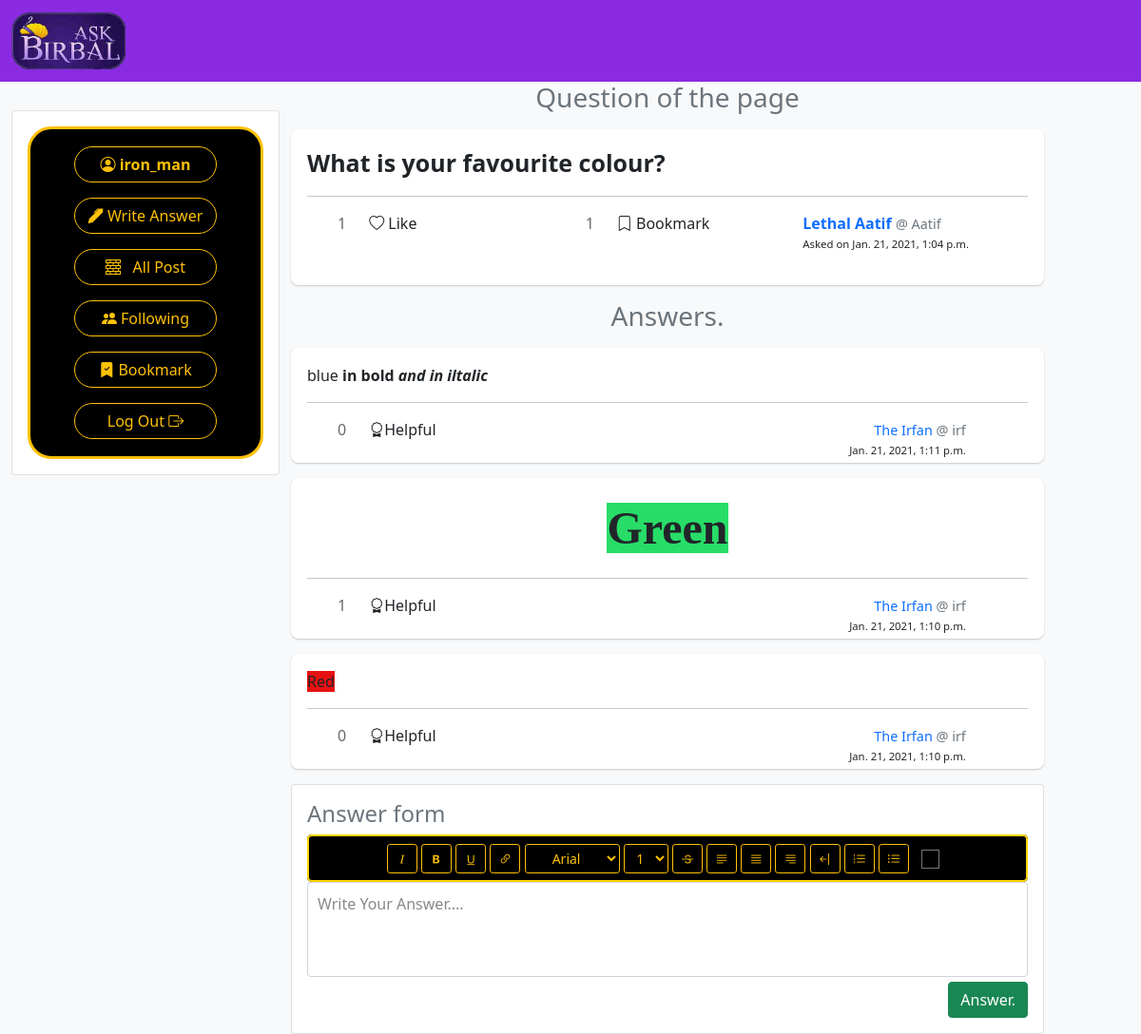
The app's page /answer/20 (signed in) with its own data.
### birbal/models.py (models this page shows)
class User(AbstractUser):
    pass

class Questions(models.Model):
    content = models.CharField(max_length=280)
    bookmark = models.ManyToManyField(User, related_name="bookmarked_que")
    likes = models.ManyToManyField(User, related_name="liked_posts")
    created_at = models.DateTimeField(auto_now_add=True)
    user = models.ForeignKey(User, on_delete=models.CASCADE, related_name="posts")

class Answers(models.Model):
    content = models.TextField()
    answerFor = models.ForeignKey(Questions, on_delete = models.CASCADE, related_name="answer_for")
    useful = models.ManyToManyField(User, related_name="useful_posts")
    created_at = models.DateTimeField(auto_now_add=True, blank=True)
    user = models.ForeignKey(User, on_delete=models.CASCADE, related_name="ans")

### birbal/views.py (the view)
# urls.py: path("answer/<int:postId>", views.answer, name="answer"),
def answer(request, postId):
    que_post = Questions.objects.get(id=postId)
    if request.method == "POST":
        if not request.user.is_authenticated:
            return HttpResponseRedirect(reverse("index"))
        ques = request.POST["answer"]
        Answers.objects.create(content=ques, user=request.user, answerFor= que_post)
        return HttpResponseRedirect(reverse("answer", args=(postId, )))
    else:
        ans_posts = Answers.objects.filter(answerFor=que_post).order_by("-created_at").all()
        return render(request, "birbal/answer.html", {
        "ans_posts": ans_posts ,
        "post": que_post
        })

### birbal/templates/birbal/answer.html (shortened to what this page needs)
{% extends "birbal/layout.html" %}
{% block body %}
<div class="text-muted" style="text-align: center;">
   <h3>
       Question of the page
    </h3>
</div>
<div class="card my-3" style="border-radius: 8px; border-color: transparent; box-shadow: 0 1px 2px rgba(0, 0, 0, 0.2);">
    <div class="card-body">
        <div class="card-text content" id="content{{ post.id }}" style="font-size: 25px; font-weight:bold;">
            {{ post.content }}
        </div>
        <hr>
        <div class="row">
            <div class="col-1" id="likes{{ post.id }}" style="color: #65676B; text-align: end;">
                {{ post.likes.all.count }}
            </div>
            {% if user.is_authenticated %}
            <div data-postid="{{ post.id }}" class="col-3 like">
                {% if user in post.likes.all %}
                <i class='bi bi-heart-fill' style="color: red;"></i> Liked
                {% else %}
                <i class='bi bi-heart'></i> Like
                {% endif %}
            </div>
            <div class="col-1" id="bm{{ post.id }}" style="color: #65676B; text-align: end;">
                {{ post.bookmark.all.count }}
            </div>
            <div data-postid="{{ post.id }}" class="col-3 bookmark">
                {% if user in post.bookmark.all %}
                <i class="bi bi-bookmark-check-fill"></i> Saved
                {% else %}
                <i class="bi bi-bookmark"></i> Bookmark
                {% endif %}
            </div>
            {% else %}
            <div class="col-3" data-bs-toggle="modal" data-bs-target="#loginModal"><i class='bi bi-heart'></i> Like
            </div>
            <div class="col-3" data-bs-toggle="modal" data-bs-target="#loginModal"><i class="bi bi-bookmark"></i>
                Bookmark
            </div>
            {% endif %}
            <div class="col-4">
                <a href="{% url 'profile' post.user.username %}" style="text-decoration:none">
                    <strong>{{ post.user.first_name }} {{ post.user.last_name }}</strong>
                </a>
                <a href="{% url 'profile' post.user.username %}" class="text-muted "
                    style="font-size: 0.9rem; text-decoration:none;">
                    @ {{ post.user.username }}
                </a>
                <p style="font-size: small">
                    <small class="post-date">Asked on {{ post.created_at }}</small>
                </p>
            </div>
        </div>
    </div>
</div>
<div class="text-muted" style="text-align: center;">
{% if ans_posts %}
    <h3>
        Answers.
     </h3>
    {% endif %}
</div>
{% for post in ans_posts %}
<div class="card my-3" style="border-radius: 8px; border-color: transparent; box-shadow: 0 1px 2px rgba(0, 0, 0, 0.2);">
    <div class="card-body">
        <div class="card-text content" id="anscontent{{ post.id }}">
            {{ post.content |safe }}
        </div>
        <hr>
        <div class="row" style="height: 30px;">
            <div class="col-1" id="useful{{ post.id }}" style="color: #65676B; text-align: end;">
                {{ post.useful.all.count }}
            </div>
            {% if user.is_authenticated %}
                <div data-postid="{{ post.id }}" class="col-5 helpful">
                    {% if user in post.useful.all %}
                    <i class='bi bi-award-fill' style="color:goldenrod;"></i>Awarded
                    {% else %}
                    <i class='bi bi-award'></i>Helpful
                    {% endif %}
                </div>
            {% else %}
                <div class="col-5" data-bs-toggle="modal" data-bs-target="#loginModal">
                    <i class='bi bi-award'></i>Helpful
            </div>
            {% endif %}
            <div class="col-5" style="text-align: end ;">
                <a href="{% url 'profile' post.user.username %}" style="font-size: 0.9rem; text-decoration:none">
                    {{ post.user.first_name }} {{ post.user.last_name }}
                </a>
                <a href="{% url 'profile' post.user.username %}" class="text-muted "
                    style="font-size: 0.9rem; text-decoration:none;">
                    @ {{ post.user.username }}
                </a>
                <p style="font-size: small">
                    <small class="post-date">{{ post.created_at }}</small>
                </p>
            </div>
            <div class="col-1">
            </div>
        </div>
    </div>
</div>
{% endfor %}
{% if user.is_authenticated %}
<div class="card card-body">
    <div class="text-muted" style="text-align: start;">
        <h4>
            Answer form
        </h4>
    </div>
    {% include "birbal/texteditor.html" %}
    <form id="ans-form" action="{% url 'answer' post.id %}" method="post" onsubmit="return getContent()">
        <div id="editor1" class="form-control" contenteditable="true" data-text="Write Your Answer...."
            style="white-space: normal; height: 100px; padding:10px; display:inline-block;"
            oninput='this.style.height = "auto"';
        ></div>
        <div style="text-align: end; margin-top: 5px;">
            <button class="btn btn-success" type="submit">Answer.</button>
        </div>
    </form>
</div>
{% endif %}
{% endblock %}
{% block body_left %}
<div class="p-2">
{% if user.is_authenticated %}
    <a class="btn btn-outline-warning " href="#ans-form"
        style="width: 150px; border-radius: 25px;">
        <i class="bi bi-pen-fill"></i>
        Write Answer
    </a>
{% else %}
    <a class="btn btn-outline-warning " data-bs-toggle="modal" data-bs-target="#loginModal"
        style="width: 150px; border-radius: 25px;">
        <i class="bi bi-pen-fill"></i>
        Write Answer
    </a>
{% endif %}
</div>
{% endblock %}

### birbal/templates/birbal/layout.html (shortened to what this page needs)
{% load static %}
<!DOCTYPE html>
<html lang="en">
<head>
    <link href="https://cdn.jsdelivr.net/npm/bootstrap@5.0.0-beta1/dist/css/bootstrap.min.css" rel="stylesheet"
>
    <link rel="stylesheet" href="https://cdn.jsdelivr.net/npm/bootstrap-icons@1.3.0/font/bootstrap-icons.css">
</head>
<body>
    <nav class="navbar navbar-expand-md navbar-dark" style="background-color:blueviolet;">
        <div class="container-fluid" style="height: fit-content;">
            <div class="navbar-brand ">
                <img src="{% static 'birbal/askbirbal_logo.png' %}" alt="Ask birbal logo" style="width: 120px;">
            </div>
        </div>
    </nav>
    <div class="row bg-light">
        <div class="d-md-block d-none col-3 position-sticky"
            style="position: sticky;
                top: 0;
                left: 0;
                height: 500px;" >
            <div class="card card-body" style="margin-top: 30px; height: fit-content;">
                <div class="border border-3 border-warning"
                    style="background-color: black; text-align: center; padding: 10px; border-radius: 25px;">
                    {% if user.is_authenticated %}
                    <div class="p-2">
                        <a class="btn btn-outline-warning" href="{% url 'profile'  user.username  %}"
                             id="profile" data-id="{{ user.id }}"
                            style="width: 150px; border-radius: 25px;">
                            <strong>
                                <i class="bi bi-person-circle"></i>
                                {{ user.username }}
                            </strong>
                        </a>
                    </div>
                    {% endif %}
                    {% block body_left %}
                    {% endblock %}
                    <div class=" p-2">
                        <a class="btn btn-outline-warning " href="{% url 'index' %}"
                            style="width: 150px; border-radius: 25px;">
                            <i class="bi bi-bricks"></i> &nbsp;  All Post
                        </a>
                    </div>
                    {% if user.is_authenticated %}
                    <div class="p-2">
                        <a class="btn btn-outline-warning" href="{% url 'following' %}" id="following-view"
                            style="width: 150px; border-radius: 25px;">
                            <i class="bi bi-people-fill"></i>
                            Following
                        </a>
                    </div>
                    <div class=" p-2">
                        <a class="btn btn-outline-warning" href="{% url 'bookmark' %}" id="bookmark-view"
                            style="width: 150px; border-radius: 25px;">
                            <i class="bi bi-bookmark-check-fill"></i>
                            Bookmark
                        </a>
                    </div>
                    <div class=" p-2">
                        <a class="btn btn-outline-warning" href="{% url 'logout' %}"
                            style="width: 150px; border-radius: 25px;">
                            Log Out <i class="bi bi-box-arrow-right"></i>
                        </a>
                    </div>
                    {% endif %}
                </div>
            </div>
        </div>
        <div class="col-12 col-md-8">
            {% block body %}
            {% endblock %}
        </div>
    </div>
</body>
</html>

### birbal/templates/birbal/texteditor.html (style rules this page uses)
#editor1:empty:before { content: attr(data-text); color: #888; }

### records on screen
User: username "iron_man"
Questions: content "What is your favourite colour?", likes.all.count "1", bookmark.all.count "1", user.first_name "Lethal", user.last_name "Aatif", user.username "Aatif", created_at "Jan. 21, 2021, 1:04 p.m."
Answers: content "blue in bold and in iltalic", useful.all.count "0", shows "Helpful", user.first_name "The", user.last_name "Irfan", user.username "irf", created_at "Jan. 21, 2021, 1:11 p.m."
Answers: content "Green", useful.all.count "1", shows "Helpful", user.first_name "The", user.last_name "Irfan", user.username "irf", created_at "Jan. 21, 2021, 1:10 p.m."
Answers: content "Red", useful.all.count "0", shows "Helpful", user.first_name "The", user.last_name "Irfan", user.username "irf", created_at "Jan. 21, 2021, 1:10 p.m."
